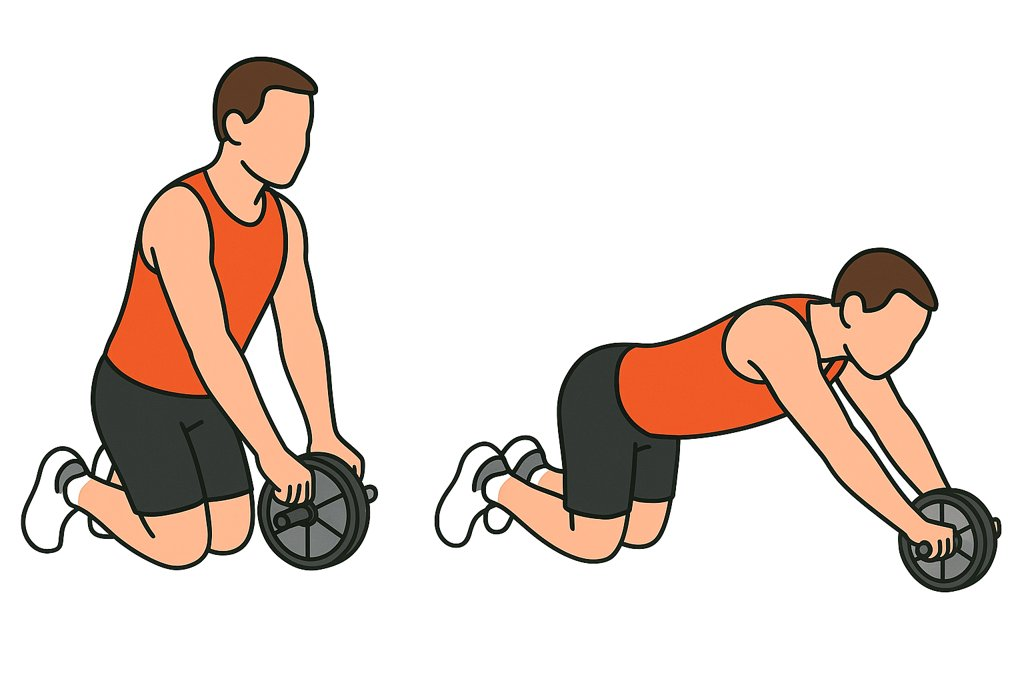
#> input picture images/ab-wheel-rollout-m.jpg, 1024 x 683 px; its folder holds only this picture in this run
$ python contactos.py ../images/ab-wheel-rollout-m.jpg
#> lines starting #> are read from the running program, lines starting #| are printed output that depends on the picture
# -*- coding: utf-8 -*-
"""
Monta hojas de contactos de las ilustraciones publicadas, etiquetadas con su slug,
para poder repasarlas todas de un vistazo y anotar cuáles se salen del estilo.

  python contactos.py            # todas, en hojas de 4x3
  python contactos.py -m         # solo las masculinas
  python contactos.py -f         # solo las femeninas

Salen en generador/contactos/hoja-NN.jpg (no se suben: están en .gitignore).
"""
import os, sys, glob
from PIL import Image, ImageDraw

HERE = os.path.dirname(os.path.abspath(__file__))
ROOT = os.path.dirname(HERE)
IMGS = os.path.join(ROOT, "images")
OUT = os.path.join(HERE, "contactos")

COLS, FILAS = 4, 3
CELDA_W, CELDA_H = 460, 320
ETIQUETA = 26


def main():
    solo = None
    if "-m" in sys.argv: solo = "-m.jpg"
    if "-f" in sys.argv: solo = "-f.jpg"

    files = sorted(f for f in glob.glob(os.path.join(IMGS, "*.jpg"))
                   if solo is None or f.endswith(solo))
    os.makedirs(OUT, exist_ok=True)
    for f in glob.glob(os.path.join(OUT, "*.jpg")):
        os.remove(f)

    por_hoja = COLS * FILAS
    hojas = (len(files) + por_hoja - 1) // por_hoja
    for h in range(hojas):
        lote = files[h * por_hoja:(h + 1) * por_hoja]
        hoja = Image.new("RGB", (COLS * CELDA_W, FILAS * (CELDA_H + ETIQUETA)), "white")
#> hoja: PIL image 1840x1038 RGB; every value is 255
        d = ImageDraw.Draw(hoja)
        for i, f in enumerate(lote):
            im = Image.open(f).convert("RGB")
#> im is the input picture: PIL image 1024x683 RGB; mean R, G, B 230.5, 219, 212.7
            im.thumbnail((CELDA_W - 8, CELDA_H - 8))
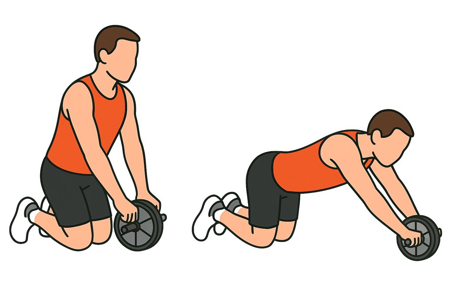
#> im: PIL image 452x301 RGB; mean R, G, B 230.4, 219, 212.6
            cx = (i % COLS) * CELDA_W
            cy = (i // COLS) * (CELDA_H + ETIQUETA)
            hoja.paste(im, (cx + (CELDA_W - im.width) // 2,
                            cy + (CELDA_H - im.height) // 2))
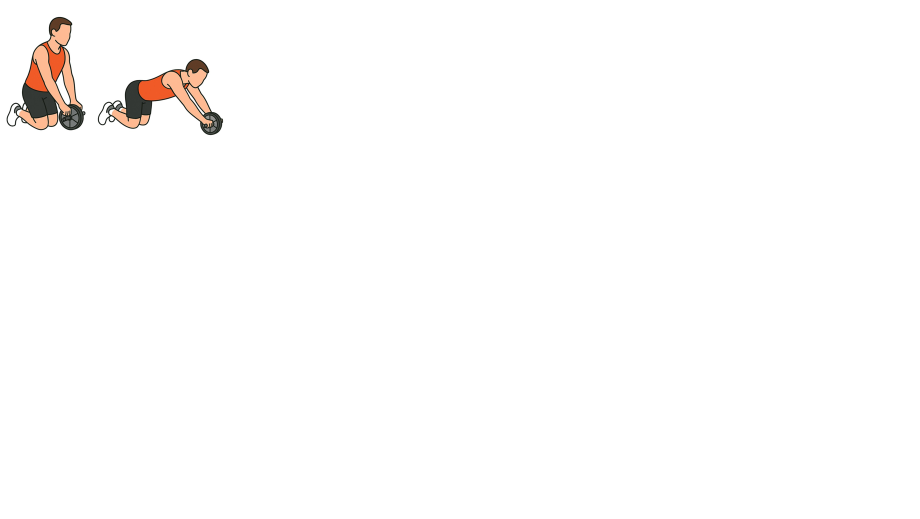
#> hoja: PIL image 1840x1038 RGB (shown at 1/2 size); mean R, G, B 253.2, 252.4, 252
            d.rectangle([cx, cy, cx + CELDA_W - 1, cy + CELDA_H - 1], outline=(215, 215, 215))
            d.text((cx + 8, cy + CELDA_H + 6), os.path.basename(f)[:-4], fill=(0, 0, 0))
        hoja.save(os.path.join(OUT, f"hoja-{h+1:02d}.jpg"), quality=88)
        print(f"hoja-{h+1:02d}.jpg · {len(lote)} ilustraciones")

    print(f"\n{len(files)} ilustraciones en {hojas} hojas -> {os.path.relpath(OUT, ROOT)}")


if __name__ == "__main__":
    main()

$ run again, on images/back-extension-f.jpg
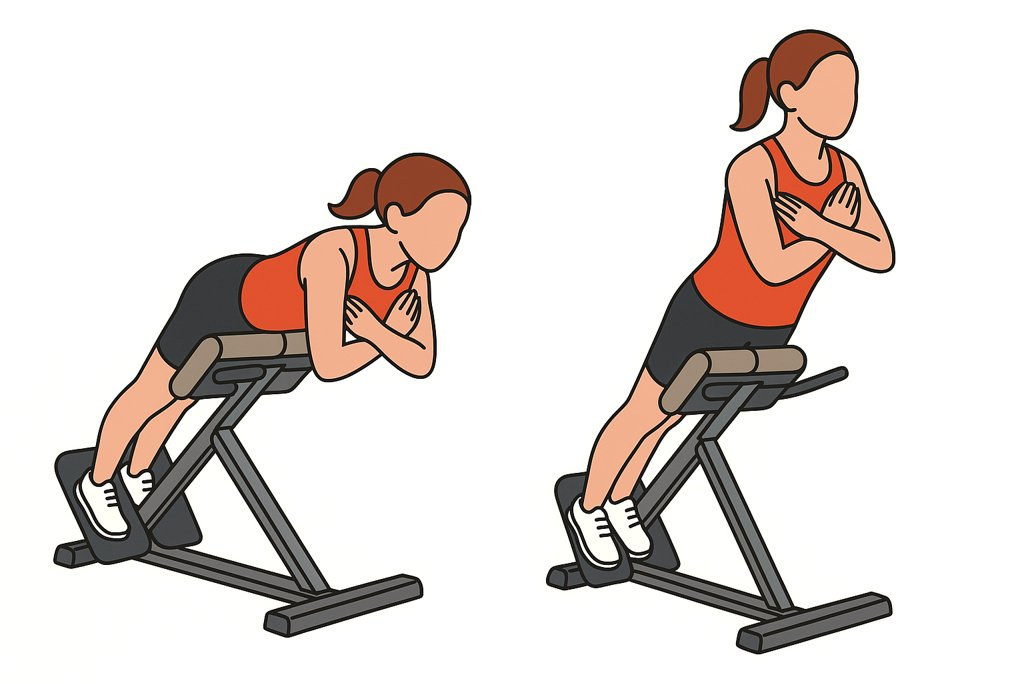
#> input picture images/back-extension-f.jpg, 1024 x 683 px
#> in main, im is the input picture: PIL image 1024x683 RGB; mean R, G, B 227, 219, 215.3
#> in main, `im.thumbnail((CELDA_W - 8, CELDA_H - 8))`:
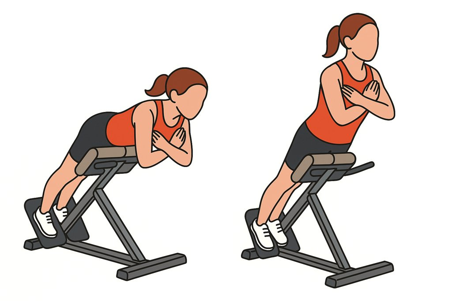
#> im: PIL image 452x301 RGB; mean R, G, B 226.9, 219, 215.2
#> in main, `hoja.paste(im, (cx + (CELDA_W - im.width) // 2, cy + (CELDA_H - im.hei..`:
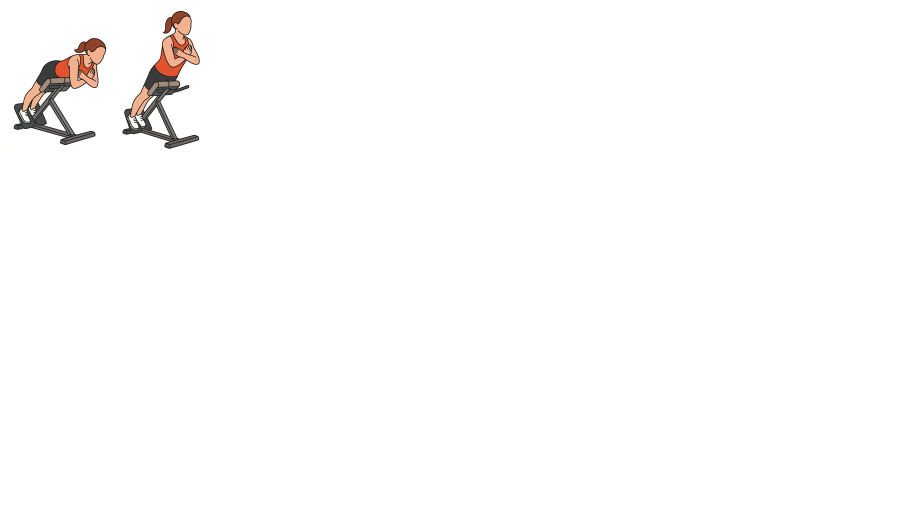
#> hoja: PIL image 1840x1038 RGB (shown at 1/2 size); mean R, G, B 253, 252.4, 252.2

$ run again, on images/barbell-biceps-curl-m.jpg
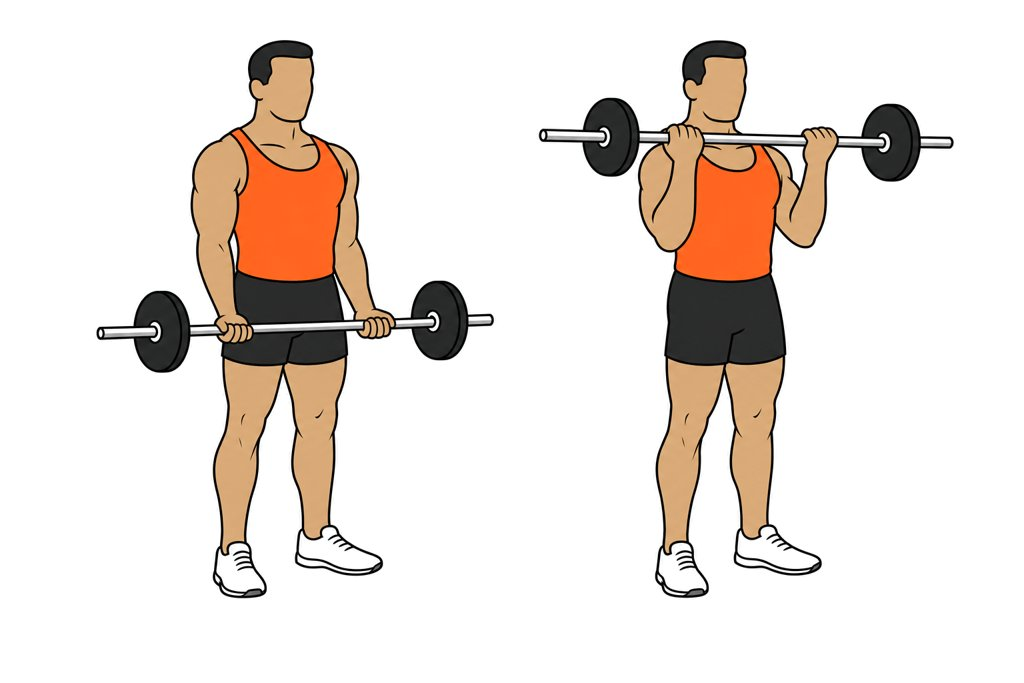
#> input picture images/barbell-biceps-curl-m.jpg, 1024 x 683 px
#> in main, im is the input picture: PIL image 1024x683 RGB; mean R, G, B 235.5, 227.2, 221.3
#> in main, `im.thumbnail((CELDA_W - 8, CELDA_H - 8))`:
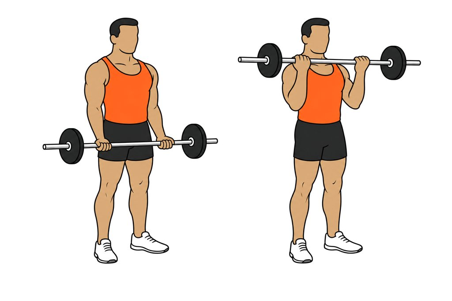
#> im: PIL image 452x301 RGB; mean R, G, B 235.4, 227.1, 221.2
#> in main, `hoja.paste(im, (cx + (CELDA_W - im.width) // 2, cy + (CELDA_H - im.hei..`:
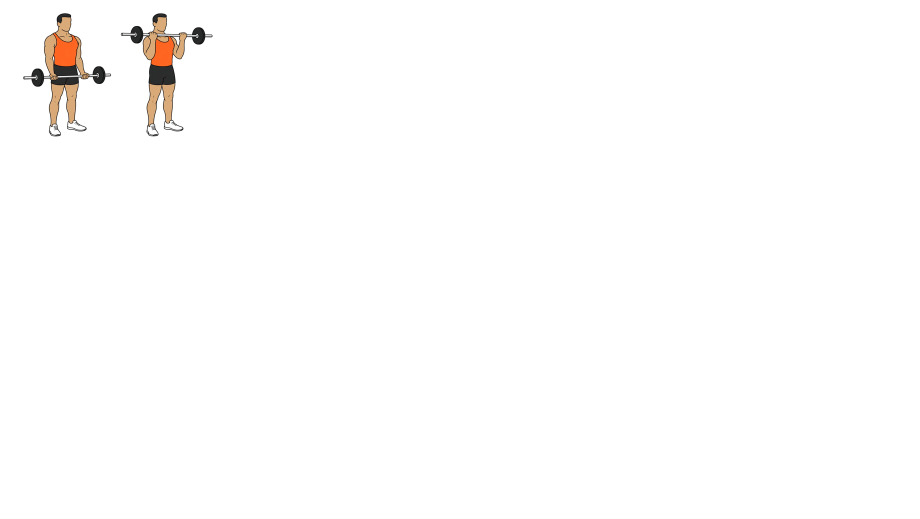
#> hoja: PIL image 1840x1038 RGB (shown at 1/2 size); mean R, G, B 253.6, 253, 252.6

$ run again, on images/alternating-dumbbell-biceps-curl-f.jpg
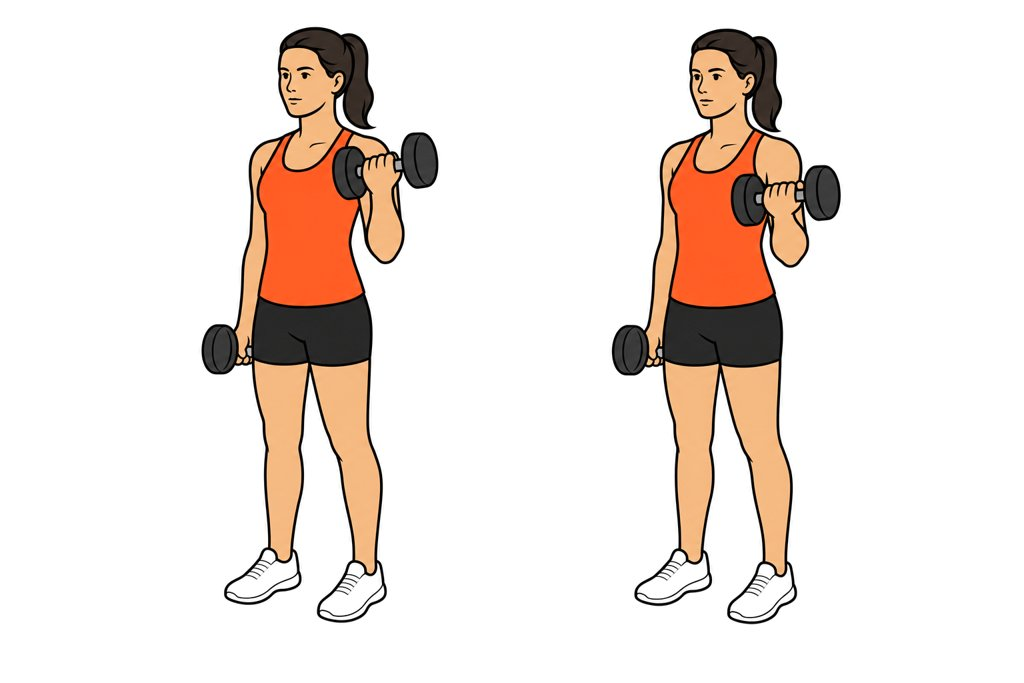
#> input picture images/alternating-dumbbell-biceps-curl-f.jpg, 1024 x 683 px
#> in main, im is the input picture: PIL image 1024x683 RGB; mean R, G, B 239, 229.4, 223.5
#> in main, `im.thumbnail((CELDA_W - 8, CELDA_H - 8))`:
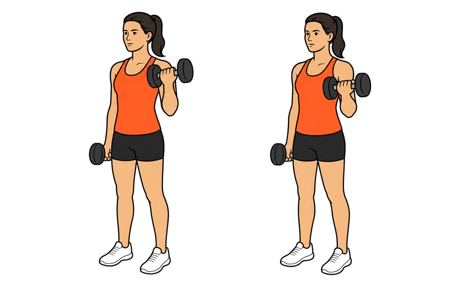
#> im: PIL image 452x301 RGB; mean R, G, B 239, 229.3, 223.5
#> in main, `hoja.paste(im, (cx + (CELDA_W - im.width) // 2, cy + (CELDA_H - im.hei..`:
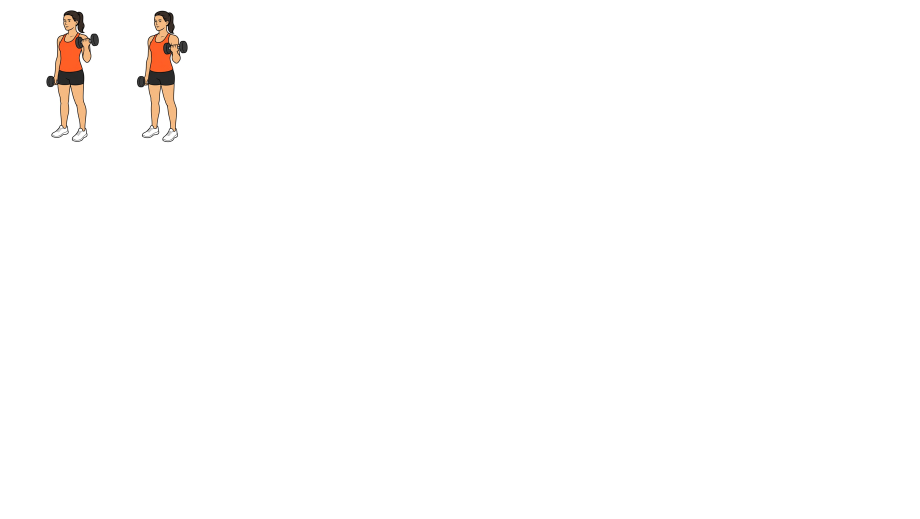
#> hoja: PIL image 1840x1038 RGB (shown at 1/2 size); mean R, G, B 253.9, 253.2, 252.8
